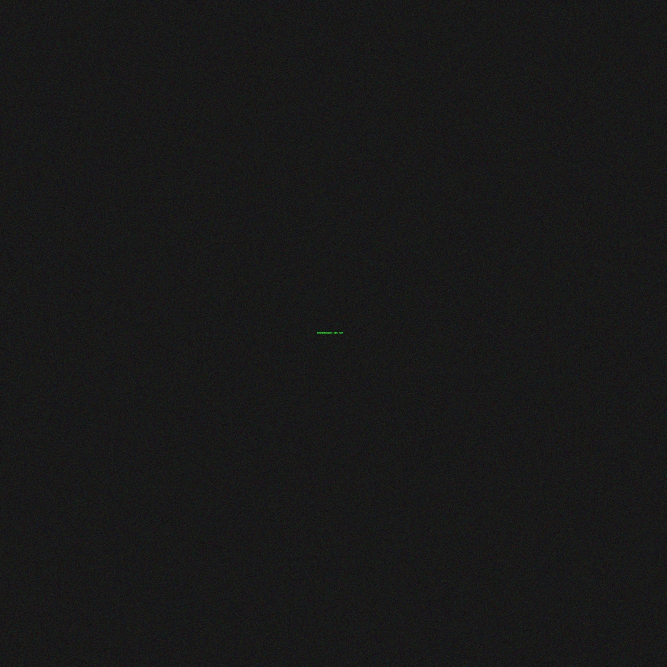
#> input picture microfilm.jpg, 2000 x 2000 px, found by its file name (shown at 1/3 size)
$ python mision_3.py
#> lines starting #> are read from the running program, lines starting #| are printed output that depends on the picture
import cv2
import numpy as np

# Cargar la imagen
img_microfilm = cv2.imread('microfilm.jpg')
#> img_microfilm is the input picture: shape (2000, 2000, 3); mean B, G, R 24.5, 24.5, 24.5

if img_microfilm is None:
    print("no jalo.")
else:
    recorte = img_microfilm[900:1100, 900:1100]
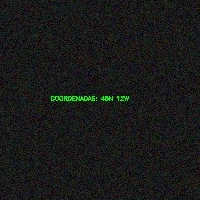
#> recorte: shape (200, 200, 3); mean B, G, R 24.6, 25.8, 24.6

    alto, ancho = recorte.shape[:2]
#> alto = 200; ancho = 200
    factor = 5


    lienzo_raw = np.zeros((alto * factor, ancho * factor, 3), dtype=np.uint8)

    for y in range(alto * factor):
        for x in range(ancho * factor):
            y_orig = y // factor
            x_orig = x // factor
            lienzo_raw[y, x] = recorte[y_orig, x_orig]


    lienzo_opencv = cv2.resize(recorte, None, fx=5, fy=5, interpolation=cv2.INTER_CUBIC)

    cv2.imshow("1. Evidencia (Recorte 200x200)", recorte)
    cv2.imshow("2. Aumento MODO RAW (Pixelado)", lienzo_raw)
    cv2.imshow("3. Aumento OPENCV (Suavizado Cubico)", lienzo_opencv)

    print("Misión completada. Compara las ventanas para tu reporte.")

    cv2.waitKey(0)
    cv2.destroyAllWindows()
